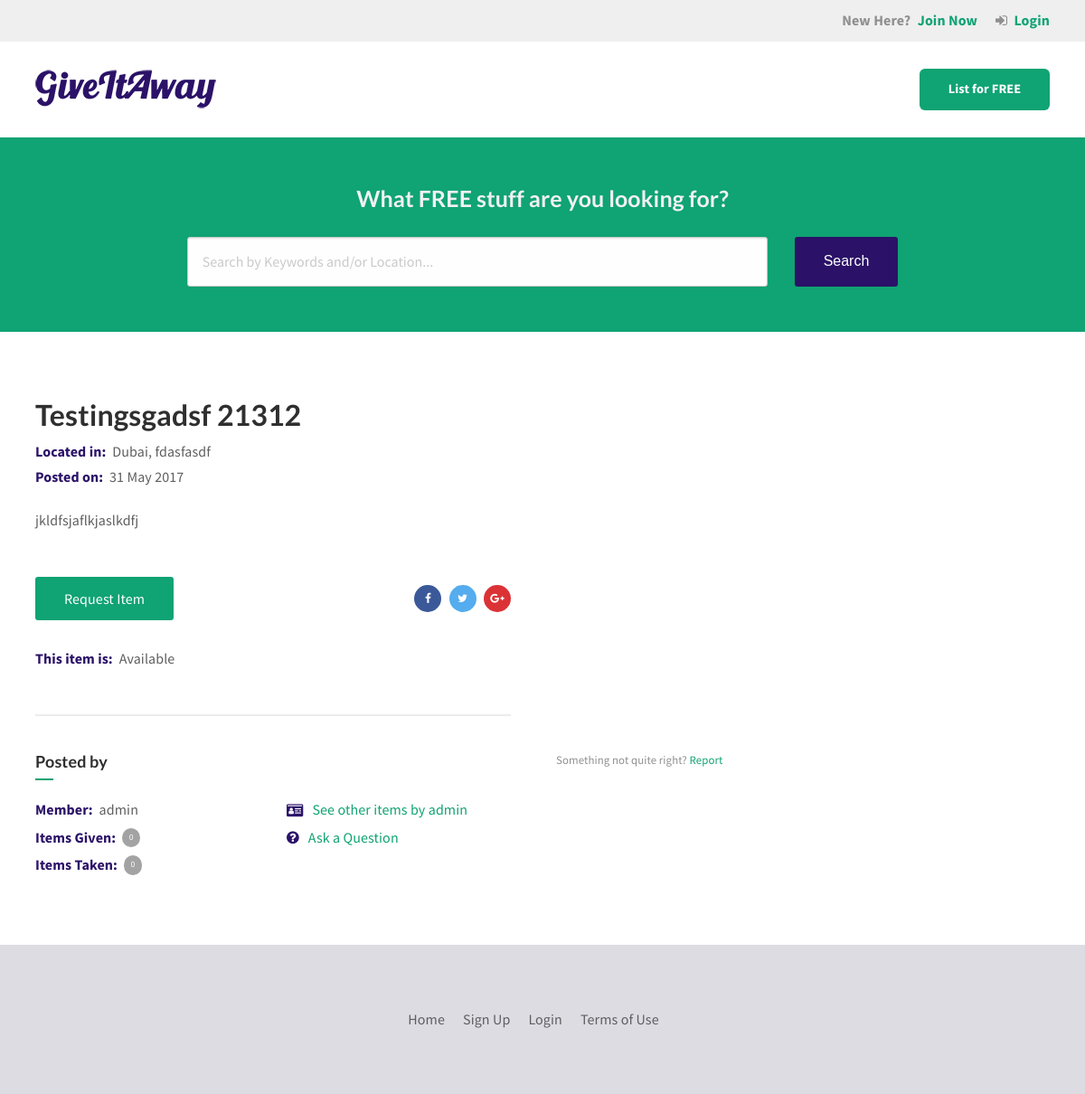
The app's page /item/5/testingsgadsf-21312/ with its own data.
### items/models.py (models this page shows, shortened)
class Item(models.Model):
    LOCATION_CHOICES = (
        ('AUH', 'Abu Dhabi'),
        ('AJM', 'Ajman'),
        ('SHJ', 'Sharjah'),
        ('DXB', 'Dubai'),
        ('FUJ', 'Fujairah'),
        ('RAK', 'Ras Al Khaimah'),
        ('UAQ', 'Umm Al Quwain'),
    )
    TYPE_CHOICES = (
        ('free', 'Free (I want to give something away)'),
        ('wanted', 'Wanted (I want to get something)'),
    )
    STATUS_CHOICES = (
        ('available', 'Available'),
        ('completed', 'Completed'),
        ('awaiting', 'Awaiting Pickup'),
        ('onhold', 'On Hold'),
        ('removed', 'Removed'),
    )
    name = models.CharField(max_length=255)
    slug = models.SlugField(max_length=255)
    category = models.ForeignKey(Category, blank=True, null=True)
    other_category = models.CharField(max_length=128, blank=True, default="")
    details = models.TextField(blank=True, default="")
    posted_on = models.DateTimeField(auto_now_add=True)
    user = models.ForeignKey(User, related_name='item_user')
    completed_with = models.ForeignKey(User, blank=True, null=True, related_name='item_completed_with')
    location_detail = models.CharField(max_length=255, blank=True, null=True)
    image1 = CloudinaryField('image', blank=True, null=True, default='')
    image2 = CloudinaryField('image', blank=True, null=True, default='')
    image3 = CloudinaryField('image', blank=True, null=True, default='')
    location = models.CharField(
        max_length=3,
        choices=LOCATION_CHOICES,
        default='DXB',
    )
    post_type = models.CharField(
        max_length=6,
        choices=TYPE_CHOICES,
        default='free',
    )
    status = models.CharField(
        max_length=10,
        choices=STATUS_CHOICES,
        default='available',
    )
    class Meta:
        ordering = ['-posted_on',]

### items/views.py (the view)
# urls.py: url(r'^item/(?P<pk>\d+)/(?P<slug>[\w-]+)/$', views.ItemDetailView.as_view(), name='detail'),
class ItemDetailView(DetailView):
    model = models.Item
    def get_context_data(self, **kwargs):
        context = super(ItemDetailView, self).get_context_data(**kwargs)
        item_user = models.Item.objects.values_list('user', flat=True).get(pk=self.kwargs['pk'])
        free_items_count = models.Item.objects.filter(user=item_user).filter(post_type='free').filter(status='completed').count()
        wanted_items_count = models.Item.objects.filter(user=item_user).filter(post_type='wanted').filter(status='completed').count()
        context['free_items_count'] = free_items_count
        context['wanted_items_count'] = wanted_items_count
        return context

### items/templatetags/item_extras.py (called while the page is built)
@register.inclusion_tag('items/tags/hero_search.html')
def hero_search():
    return

### items/templates/items/item_detail.html (shortened to what this page needs)
{% extends "layout.html" %}
{% load item_extras %}
{% load cloudinary %}
{% block content %}
    {% hero_search %}
    <main class="gia-main gia-section">
        <div class="row align-justify">
            <div class="columns small-12 medium-6 small-order-2 medium-order-1">
                <div class="gia-item-details">
                    <div class="gia-details-header">
                        <h2 class="gia-item-name">{{ item.name }}</h2>
                        <p class="gia-item-location"><span class="gia-meta-title">Located in:</span>{{ item.get_location_display }}{% if item.location_detail %}, {{ item.location_detail }}{% endif %}</p>
                        <p class="gia-item-date">
                            <span class="gia-meta-title">Posted on:</span>{{ item.posted_on|date:"t M Y" }}
                        </p>
                    </div>
                    <div class="gia-details-description">
                        <p>{{ item.details }}</p>
                    </div>
                    <div class="gia-details-footer">
                        <div class="row align-justify align-middle">
                            <div class="columns">
                                {% if item.user == request.user %}
                                    <a href="{% url 'items:update' pk=item.pk slug=item.slug %}" class="button large gia-request-button">Edit Item</a>
                                {% elif item.status == 'available' or item.status == 'awaiting' %}
                                    {% if item.post_type == 'free' %}
                                        <a href="{% url 'items:request' pk=item.pk slug=item.slug %}" class="button large gia-request-button">Request Item</a>
                                    {% else %}
                                        <a href="{% url 'items:offer' pk=item.pk slug=item.slug %}" class="button large gia-request-button">Offer Item</a>
                                    {% endif %}
                                {% endif %}
                            </div>
                            <div class="columns shrink">
                                {% include 'partials/social_share.html' %}
                            </div>
                        </div>
                        <div class="row column">
                            <p class="gia-item-availability"><span class="gia-meta-title">This item is:</span>{{ item.get_status_display }}</p>
                        </div>
                    </div>
                </div>
            </div>
            {% if item.image1 or item.image2 or item.image3 %}
                <div class="columns small-12 medium-6 small-order-1 medium-order-2">
                </div>
            {% endif %}
            <div class="columns small-12 medium-6 small-order-3">
                <div class="gia-user-detail">
                    <div class="row columns">
                        <div class="gia-section-heading gia-underlined-heading">
                            <h4>Posted by</h4>
                        </div>
                    </div>
                    <div class="row">
                        <div class="columns">
                            <ul class="gia-user-meta">
                                <li>
                                    <span class="gia-meta-title">Member:</span>
                                    <span>{{ item.user.username }}</span>
                                </li>
                                <li>
                                    <span class="gia-meta-title">Items Given:</span>
                                    <span class="badge">{{ free_items_count }}</span>
                                </li>
                                <li>
                                    <span class="gia-meta-title">Items Taken:</span>
                                    <span class="badge">{{ wanted_items_count }}</span>
                                </li>
                            </ul>
                        </div>
                        <div class="columns">
                            <ul class="gia-user-links">
                                <li>
                                    <i class="fa fa-id-card"></i>
                                    <a href="{% url 'items:profile' username=item.user.username %}">See other items by {{ item.user.username }}</a>
                                </li>
                                <li>
                                    <i class="fa fa-question-circle"></i>
                                    <a href="{% url 'items:ask' pk=item.pk slug=item.slug %}">Ask a Question</a>
                                </li>
                            </ul>
                        </div>
                    </div>
                </div>
            </div>
            <div class="columns small-12 medium-6 small-order-4">
                <div class="gia-report-note">
                    <p>Something not quite right? <a href="{% url 'items:report' pk=item.pk slug=item.slug %}">Report</a></p>
                </div>
            </div>
        </div>
    </main>
{% endblock %}

### templates/layout.html (shortened to what this page needs)
{% load static from staticfiles %}
{% load socialaccount %}
{% load item_extras %}
<!doctype html>
<html class="no-js" lang="en">
  <head>
    <link rel="stylesheet" href="{% static 'css/font-awesome.css' %}">
    <link rel="stylesheet" href="{% static 'css/foundation.css' %}">
    <link rel="stylesheet" href="{% static 'css/main.css' %}">
  </head>
  <body>
    <div class="gia-top-bar">
        <div class="row align-justify small-collapse medium-uncollapse">
            <div class="column">
            </div>
            <div class="column">
                <div class="gia-auth-buttons">
                    {% if user.is_authenticated %}
                        {% autoescape off %}
                            {% unread_messages %}
                        {% endautoescape %}
                            <i class="fa fa-envelope hide-for-small-only"></i>
                            <a href="{% url "items:profile_messages" %}">Messages</a>
                        </span>
                        <span>
                            <i class="fa fa-user hide-for-small-only"></i>
                            <a href="{% url "items:dashboard" %}">Dashboard</a>
                        </span>
                        <span>
                            <i class="fa fa-sign-out hide-for-small-only"></i>
                            <a href="{% url "account_logout" %}">Logout</a>
                        </span>
                    {% else %}
                        <span class="gia-join-link">
                            <span class="hide-for-small-only">New Here?</span>
                            <a href="{% url "account_signup" %}">Join Now</a>
                        </span>
                        <span class="gia-login-link">
                            <i class="fa fa-sign-in hide-for-small-only"></i>
                            <a href="{% url "account_login" %}">Login</a>
                        </span>
                    {% endif %}
                </div>
            </div>
        </div>
    </div>
    <header class="gia-main-header">
        <div class="row align-justify medium-unstack">
            <div class="column">
                <a href="{% url "items:home" %}">
                    <img class="gia-logo" src="{% static 'img/logo.png' %}" alt="">
                </a>
            </div>
            <div class="column">
                <div class="gia-cta">
                    <a href="{% url "items:create" %}" class="button gia-cta-button">List for FREE</a>
                </div>
            </div>
        </div>
    </header>
    {% block content %}{% endblock %}
    <footer class="gia-main-footer gia-section">
        <div class="row column">
            <div class="gia-footer-items">
                <a href="{% url "items:home" %}">Home</a>
                {% if user.is_authenticated %}
                    <a href="{% url "items:dashboard" %}">Dashboard</a>
                    <a href="{% url "items:profile_messages" %}">Messages</a>
                {% else %}
                    <a href="{% url "account_signup" %}">Sign Up</a>
                    <a href="{% url "account_login" %}">Login</a>
                {% endif %}
                <a href="{% url "items:tos" %}">Terms of Use</a>
            </div>
        </div>
    </footer>
  </body>
</html>

### items/templates/items/tags/hero_search.html
<div class="gia-section-hero gia-color-light">
    <div class="row column">
        <h4 class="text-center">What <b>FREE</b> stuff are you looking for?</h4>
        <div class="gia-hero-search">
            <form method="get" action="/search/">
                 <div class="row align-center">
                    <div class="column small-12 medium-7">
                        <input type="search" name="q" placeholder="Search by Keywords and/or Location...">
                    </div>
                    <div class="column small-12 shrink">
                        <input type="submit" value="Search" class="button button-secondary large">
                    </div>
                </div>
            </form>
        </div>
    </div>
</div>

### templates/partials/social_share.html
<div class="gia-share-buttons">
    <a href="https://www.facebook.com/sharer.php?u={{ request.build_absolute_uri }}" target="_blank" class="gia-share-facebook" title="Share on Facebook">
        <i class="fa fa-facebook"></i>
    </a>
    <a href="https://twitter.com/intent/tweet?url={{ request.build_absolute_uri }}&text={{ item.name }}" target="_blank" class="gia-share-twitter" title="Share on Twitter">
        <i class="fa fa-twitter"></i>
    </a>
    <a href="https://plus.google.com/share?url={{ request.build_absolute_uri }}" target="_blank" class="gia-share-google"  title="Share on Google+">
        <i class="fa fa-google-plus"></i>
    </a>
</div>

### records on screen
Item: name "Testingsgadsf 21312", location "Dubai", location_detail "fdasfasdf", posted_on "31 May 2017", details "jkldfsjaflkjaslkdfj", status "Available", user.username "admin"

### other values on screen
{{ free_items_count }} "0"
{{ wanted_items_count }} "0"
